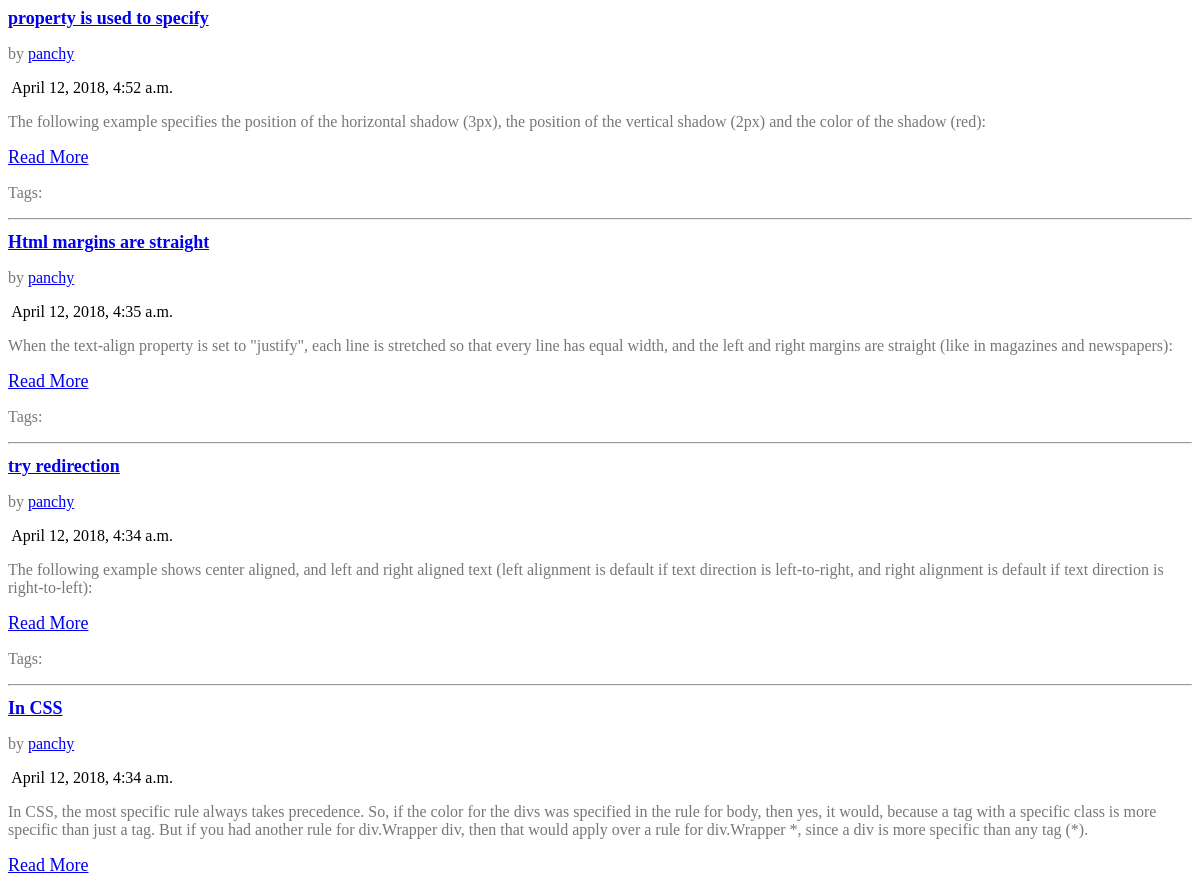
/index/ways/ (upper part), run on an earlier commit of the app's database.
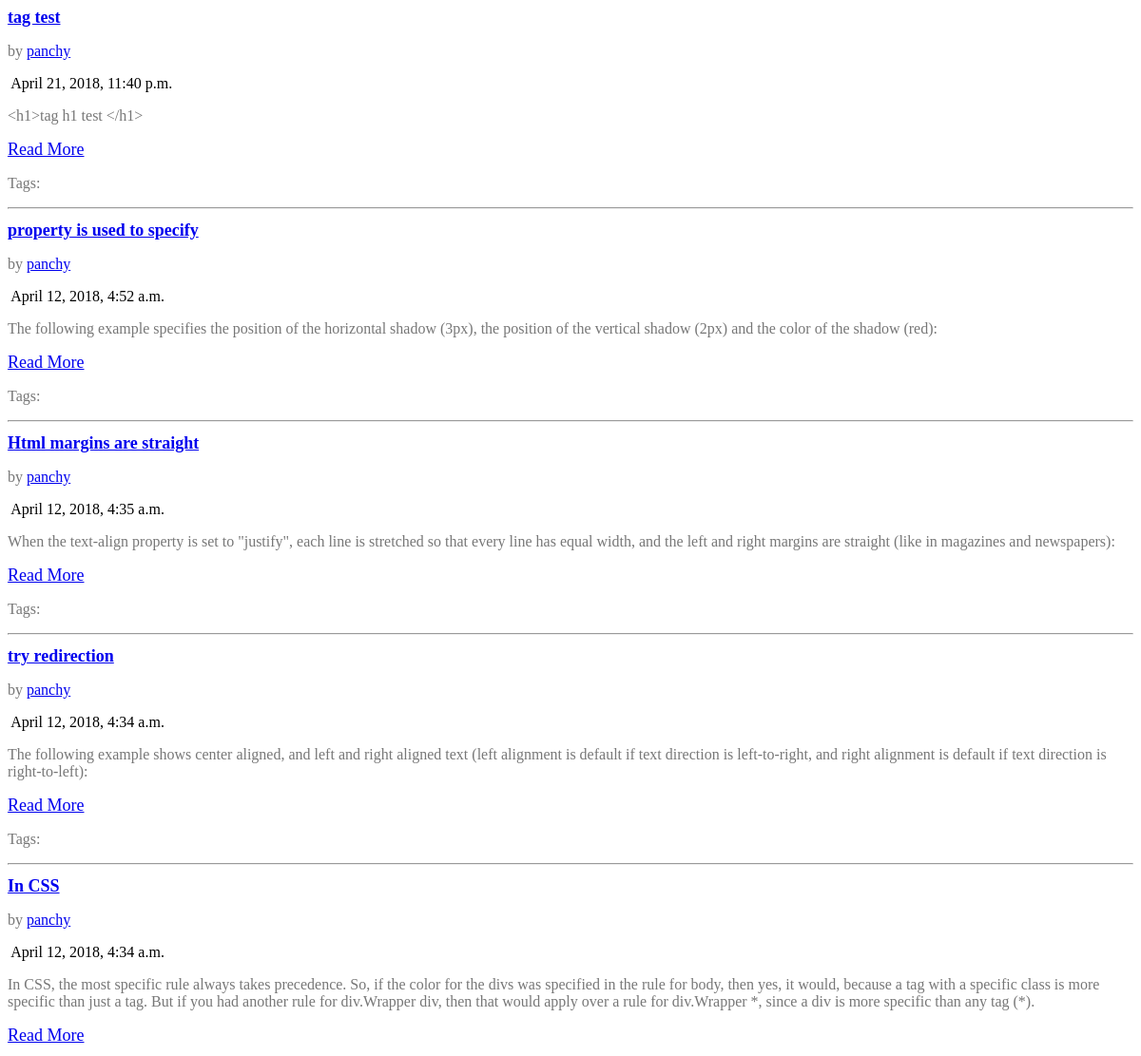
And on a later commit of the database.
### article/models.py (models this page shows, shortened)
class Article(models.Model):
    User=models.ForeignKey(settings.AUTH_USER_MODEL,default=1)
    Id=models.AutoField(primary_key=True)
    Title=models.CharField(max_length=1000,blank = False)
    Image=models.ImageField(upload_to=upload_location,
                            null=False,
                            blank=False,
                            width_field='width_field',
                            height_field='height_field',)
    height_field=models.IntegerField(default=0)
    width_field=models.IntegerField(default=0)
    Publish=models.BooleanField(default=False)
    Content=models.TextField()
    UpdateTime=models.DateTimeField(auto_now_add=False,auto_now=True)
    Build=models.DateTimeField(auto_now_add=True,auto_now=False)
    objects=PostManager()

### article/views.py (the view)
def allArticle(request):
    if not request.user.is_staff or not request.user.is_superuser:
        quearyset=Article.objects.filter(Publish=True).order_by("-UpdateTime")
    else:
        quearyset=Article.objects.all()
    context={
        "objects_list":quearyset,
    }
    return render(request,"article.html",context)

### templates/article.html (shortened to what this page needs)
{%block body%}
  <div class="container">
    <div class="row">
      {%for obj in objects_list%}
        <div class="col-lg-8">
            <h1 class="news-h1"><a href="{{obj.Title}}">{{obj.Title}}</a></h1>
            <p class="new-font-color">by <a href="#">{{obj.User}}</a></p>
            <p><img src="assets/images/clock.png" alt=""> {{obj.UpdateTime}}</p>
            <p class="new-font-color">{{obj.Content}}</p>
            <a class="news-h1" href="#">Read More</a>
  	        <p class="new-font-color">
              Tags:
            <hr>
        </div>
        {%endfor%}
      </div>
    </div>
{%endblock body%}

What changed in the data, as far as the page shows it:
added Article: Title "tag test", User "panchy", UpdateTime "April 21, 2018, 11:40 p.m.", Content "<h1>tag h1 test </h1>"
